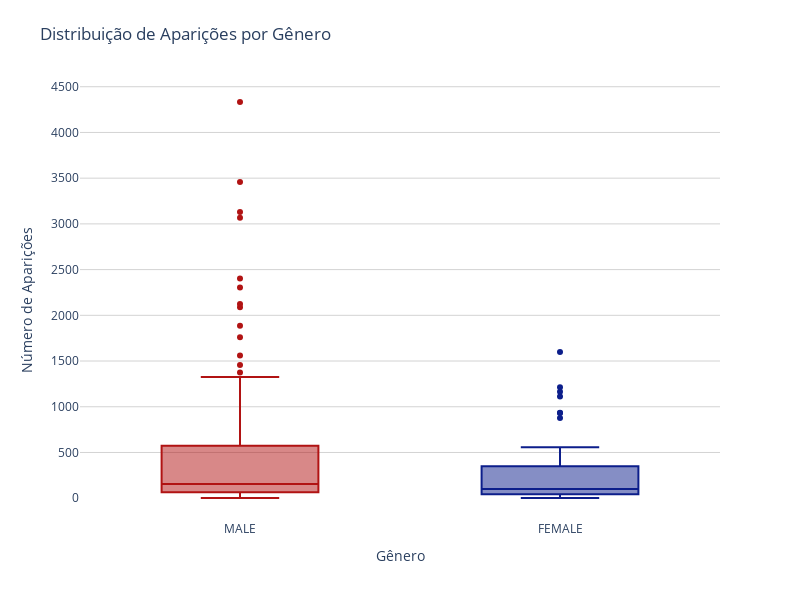

Write notebook code for a chart like this one.
### Markdown cell above
### 3.4 Qual a distribuição de aparições por gênero?

### Code cell
# Remover linhas com dados nulos nas colunas usadas
df_gender_appearances = df[['gender', 'appearances']].dropna()

fig = px.box(
    df_gender_appearances,
    x='gender',
    y='appearances',
    color='gender',
    title='Distribuição de Aparições por Gênero',
    color_discrete_sequence=avengers_palette,
    points='outliers'
)

# Layout com grid no eixo Y
fig.update_layout(
    xaxis_title='Gênero',
    yaxis_title='Número de Aparições',
    plot_bgcolor='white',
    paper_bgcolor='white',
    height=600,
    width=800,
    margin=dict(t=80),
    showlegend=False,
    yaxis=dict(
        showgrid=True,
        gridcolor='lightgrey'
    ),
    xaxis=dict(
        showgrid=False
    )
)

fig.show()


# Salvando o gráfico como uma imagem PNG
fig.write_image('C:/Users/Rubeus/Documents/tcc/images/fig_4.png', width=1200, height=700, scale=3)

### Figure 1 — Plotly figure (JSON) as saved in the notebook; plotly's stock layout.template omitted (floating-point values rounded to 4 significant figures)
{"data": [{"alignmentgroup": "True", "boxpoints": "outliers", "hovertemplate": "gender=%{x}<br>appearances=%{y}<extra></extra>", "legendgroup": "MALE", "marker": {"color": "#b11313"}, "name": "MALE", "notched": false, "offsetgroup": "MALE", "orientation": "v", "showlegend": true, "type": "box", "x": ["MALE", "MALE", "MALE", "MALE", "MALE", "MALE", "MALE", "MALE", "MALE", "MALE", "MALE", "MALE", "MALE", "MALE", "MALE", "MALE", "MALE", "MALE", "MALE", "MALE", "MALE", "MALE", "MALE", "MALE", "MALE", "MALE", "MALE", "MALE", "MALE", "MALE", "MALE", "MALE", "MALE", "MALE", "MALE", "MALE", "MALE", "MALE", "MALE", "MALE", "MALE", "MALE", "MALE", "MALE", "MALE", "MALE", "MALE", "MALE", "MALE", "MALE", "MALE", "MALE", "MALE", "MALE", "MALE", "MALE", "MALE", "MALE", "MALE", "MALE", "MALE", "MALE", "MALE", "MALE", "MALE", "MALE", "MALE", "MALE", "MALE", "MALE", "MALE", "MALE", "MALE", "MALE", "MALE", "MALE", "MALE", "MALE", "MALE", "MALE", "MALE", "MALE", "MALE", "MALE", "MALE", "MALE", "MALE", "MALE", "MALE", "MALE", "MALE", "MALE", "MALE", "MALE", "MALE", "MALE", "MALE", "MALE", "MALE", "MALE", "MALE", "MALE", "MALE", "MALE", "MALE", "MALE", "MALE", "MALE", "MALE", "MALE", "MALE", "MALE", "MALE", "MALE", "MALE"], "x0": " ", "xaxis": "x", "y": [1269, 3068, 2089, 2402, 612, 3458, 1456, 769, 115, 741, 780, 1036, 482, 1886, 197, 106, 692, 109, 100, 132, 100, 156, 254, 576, 206, 533, 2305, 402, 352, 565, 112, 149, 168, 1561, 217, 158, 70, 61, 2125, 1761, 293, 31, 34, 33, 4, 7, 3, 575, 58, 4333, 126, 158, 355, 202, 31, 27, 302, 101, 126, 886, 3130, 241, 23, 103, 123, 110, 121, 59, 629, 1324, 236, 663, 108, 299, 88, 380, 545, 6, 126, 417, 31, 310, 40, 26, 59, 66, 43, 64, 62, 18, 1375, 746, 561, 592, 679, 491, 65, 55, 65, 176, 24, 35, 44, 78, 77, 115, 77, 69, 173, 75, 14, 198, 29, 45, 35], "y0": " ", "yaxis": "y"}, {"alignmentgroup": "True", "boxpoints": "outliers", "hovertemplate": "gender=%{x}<br>appearances=%{y}<extra></extra>", "legendgroup": "FEMALE", "marker": {"color": "#0c1e8b"}, "name": "FEMALE", "notched": false, "offsetgroup": "FEMALE", "orientation": "v", "showlegend": true, "type": "box", "x": ["FEMALE", "FEMALE", "FEMALE", "FEMALE", "FEMALE", "FEMALE", "FEMALE", "FEMALE", "FEMALE", "FEMALE", "FEMALE", "FEMALE", "FEMALE", "FEMALE", "FEMALE", "FEMALE", "FEMALE", "FEMALE", "FEMALE", "FEMALE", "FEMALE", "FEMALE", "FEMALE", "FEMALE", "FEMALE", "FEMALE", "FEMALE", "FEMALE", "FEMALE", "FEMALE", "FEMALE", "FEMALE", "FEMALE", "FEMALE", "FEMALE", "FEMALE", "FEMALE", "FEMALE", "FEMALE", "FEMALE", "FEMALE", "FEMALE", "FEMALE", "FEMALE", "FEMALE", "FEMALE", "FEMALE", "FEMALE", "FEMALE", "FEMALE", "FEMALE", "FEMALE", "FEMALE", "FEMALE", "FEMALE", "FEMALE", "FEMALE", "FEMALE"], "x0": " ", "xaxis": "x", "y": [1165, 1214, 1112, 160, 332, 557, 108, 935, 141, 355, 933, 348, 374, 2, 83, 218, 86, 41, 68, 36, 22, 47, 16, 237, 517, 28, 50, 18, 330, 43, 24, 159, 67, 160, 132, 525, 205, 359, 333, 369, 63, 2, 73, 22, 153, 73, 55, 108, 94, 81, 1598, 44, 877, 25, 22, 12, 13, 49], "y0": " ", "yaxis": "y"}], "layout": {"boxmode": "overlay", "height": 600, "legend": {"title": {"text": "gender"}, "tracegroupgap": 0}, "margin": {"t": 80}, "paper_bgcolor": "white", "plot_bgcolor": "white", "showlegend": false, "title": {"text": "Distribuição de Aparições por Gênero"}, "width": 800, "xaxis": {"anchor": "y", "autorange": true, "categoryarray": ["MALE", "FEMALE"], "categoryorder": "array", "domain": [0, 1], "range": [-0.5, 1.5], "showgrid": false, "title": {"text": "Gênero"}, "type": "category"}, "yaxis": {"anchor": "x", "autorange": true, "domain": [0, 1], "gridcolor": "lightgrey", "range": [-238.6, 4574.0], "showgrid": true, "title": {"text": "Número de Aparições"}, "type": "linear"}}}
